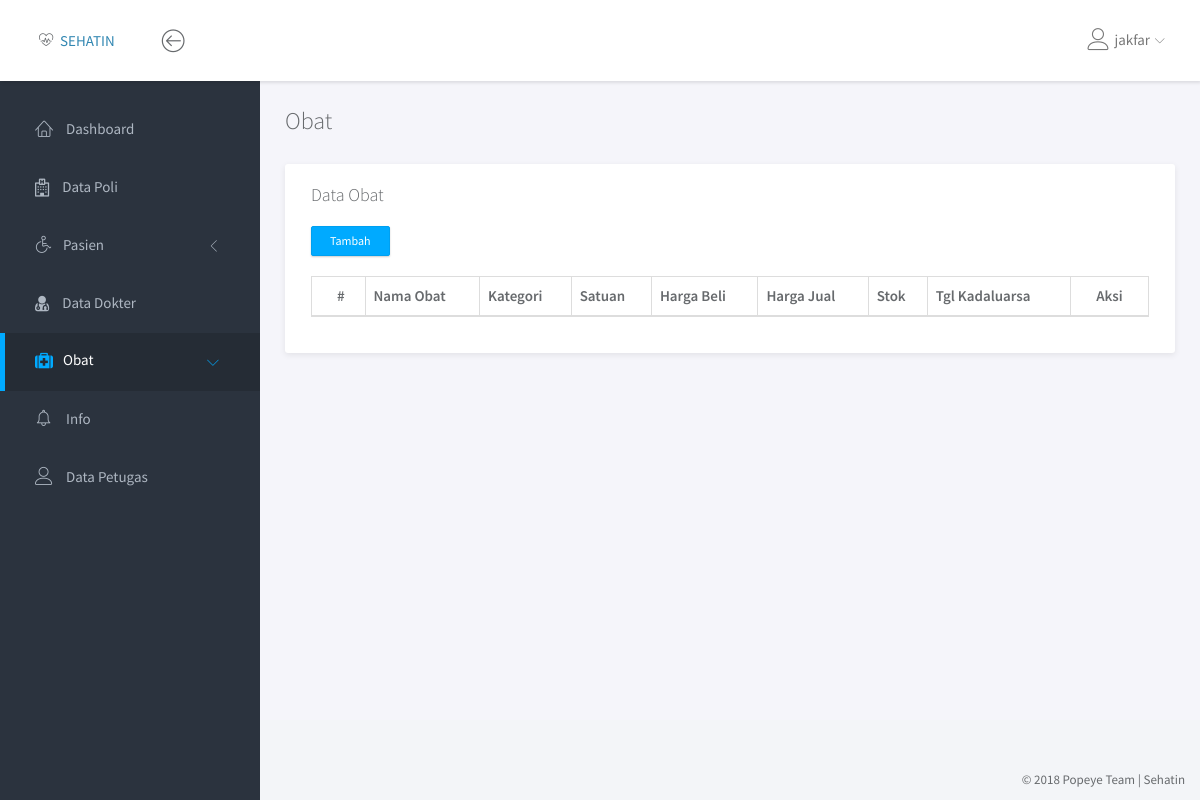
/obat/data_obat.php (signed in), run on an earlier commit of the app's database.
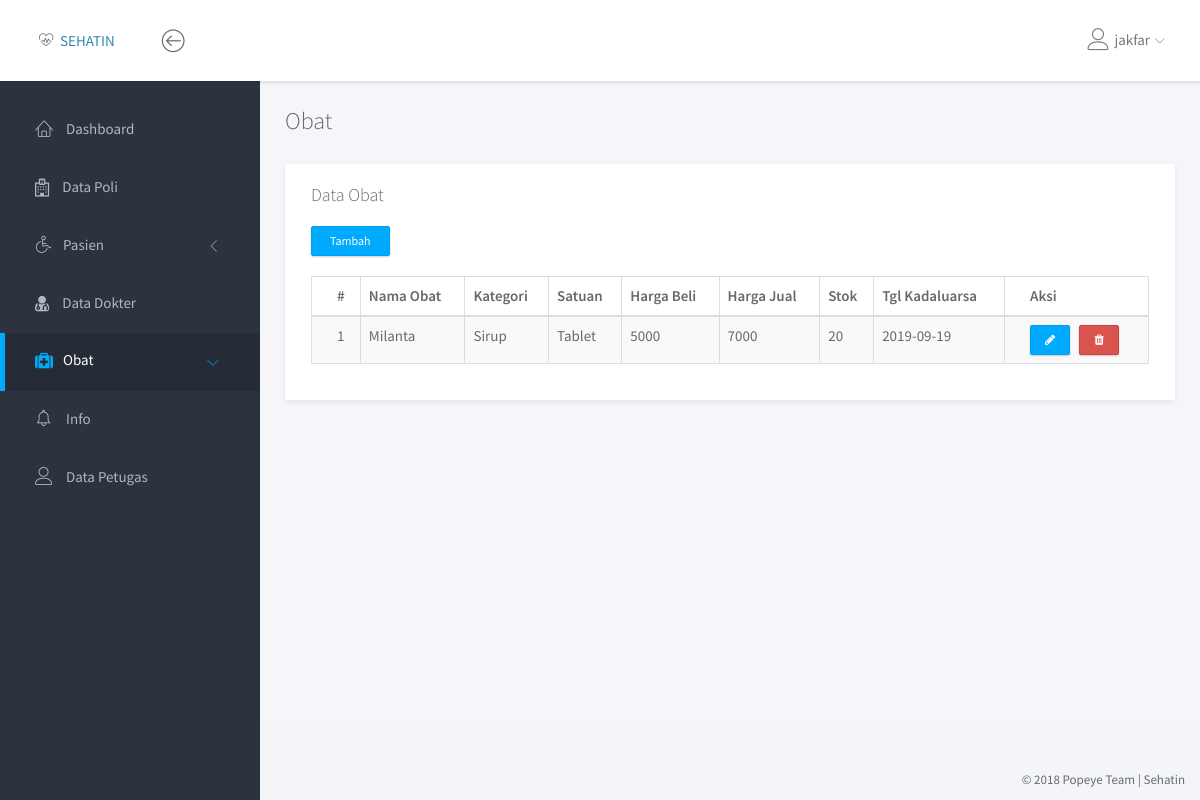
And on a later commit of the database.
### tables this page shows
CREATE TABLE IF NOT EXISTS `obat` (
`id_obat` int(7) NOT NULL,
  `nm_obat` varchar(50) NOT NULL,
  `id_kategori` tinyint(3) NOT NULL,
  `id_satuan` tinyint(3) NOT NULL,
  `harga_beli` int(7) NOT NULL,
  `harga_jual` int(7) NOT NULL,
  `stok` smallint(5) NOT NULL,
  `tgl_kadaluarsa` date NOT NULL,
  `id_petugas` tinyint(3) NOT NULL
);

CREATE TABLE IF NOT EXISTS `kategori_obat` (
`id_kategori` tinyint(3) NOT NULL,
  `kategori` varchar(30) NOT NULL,
  `status` enum('Aktif','Non Aktif') NOT NULL
);

CREATE TABLE IF NOT EXISTS `satuan_obat` (
`id_satuan` tinyint(3) NOT NULL,
  `satuan` varchar(30) NOT NULL,
  `status` enum('Aktif','Non Aktif') NOT NULL
);

### obat/data_obat.php (the view, shortened to what this page needs)
<!doctype html>
<html lang="en">
<head>
	<link rel="stylesheet" href="../assets/vendor/bootstrap/css/bootstrap.min.css">
	<link rel="stylesheet" href="../assets/vendor/font-awesome/css/font-awesome.min.css">
	<link rel="stylesheet" href="../assets/vendor/linearicons/style.css">
	<link rel="stylesheet" href="../assets/vendor/chartist/css/chartist-custom.css">
	<link rel="stylesheet" href="../assets/css/main.css">
</head>
<body>
	<div id="wrapper">
		<?php
			include '../dashboard/navbar.php';
			include '../dashboard/left_sidebar.php';
		 ?>
     <div class="main">
       <div class="main-content">
         <div class="container-fluid">
          <h3 class="page-title">Obat</h3>
          <div class="row">
            <div class="col-md-12">
              <div class="panel">
                <div class="panel-heading">
                  <h4 class="panel-title">Data Obat</h4>
                </div>
                <div class="row">
                  <div class="col-md-12">
                    <a href="tambah_obat.php"> <button type="button" class="btn btn-primary btn-sm" style="margin-left:25px; margin-bottom:10px;">Tambah</button> </a>
                  </div>
                </div>
                <div class="panel-body">
                  <div class="table-responsive">
                    <table class="table table-striped table-hover table-bordered">
                      <thead>
                        <tr>
                          <th>#</th>
                          <th>Nama Obat</th>
                          <th>Kategori</th>
                          <th>Satuan</th>
                          <th>Harga Beli</th>
                          <th>Harga Jual</th>
                          <th>Stok</th>
                          <th>Tgl Kadaluarsa</th>
													<th>Aksi</th>
                        </tr>
                      </thead>
											<tbody>
												<?php
													$q = "SELECT DISTINCT obat.*, kategori, satuan FROM obat INNER JOIN kategori_obat k ON  obat.id_kategori = k.id_kategori INNER JOIN satuan_obat s ON obat.id_satuan = s.id_satuan ORDER BY obat.nm_obat ASC";
													$result = mysqli_query($con, $q);
													$no = 1;
													foreach ($result as $val) {
														echo "<tr>
																		<td>$no</td>
																		<td>$val[nm_obat]</td>
																		<td>$val[kategori]</td>
																		<td>$val[satuan]</td>
																		<td>$val[harga_beli]</td>
																		<td>$val[harga_jual]</td>
																		<td>$val[stok]</td>
																		<td>$val[tgl_kadaluarsa]</td>
																		<td> <a href='edit_obat.php?id_obat=$val[id_obat]' class='btn btn-primary btn-xs' title='Edit'> <i class='fa fa-pencil'></i> </a> &nbsp;
																		<a onclick='return konfirm()' href='hapus_obat.php?id_obat=$val[id_obat]' class='btn btn-danger btn-xs'><i class='fa fa-trash' title='Hapus'></i>
				 														</a>
																		</td>
																	</tr>";
																	$no++;
													}
												 ?>
											</tbody>
                    </table>
                  </div>
                </div>
              </div>
            </div>
          </div>
         </div>
       </div>
     </div>
		 <?php include '../dashboard/footer.php'; ?>
	 </div>
	 </body>
	 </html>

### dashboard/navbar.php (shortened to what this page needs)
<nav class="navbar navbar-default navbar-fixed-top">
	<div class="brand">
		<span class="lnr lnr-heart-pulse"> </span> <a href="dashboard.php">SEHATIN</a>
	</div>
	<div class="container-fluid">
		<div class="navbar-btn">
			<button type="button" class="btn-toggle-fullwidth"><i class="lnr lnr-arrow-left-circle"></i></button>
		</div>
		<div id="navbar-menu">
			<ul class="nav navbar-nav navbar-right">
				<li class="dropdown">
					<a href="#" class="dropdown-toggle" data-toggle="dropdown"><i class="lnr lnr-user"></i> <span> <?php echo $_SESSION['username']; ?> </span> <i class="icon-submenu lnr lnr-chevron-down"></i></a>
				</li>
			</ul>
		</div>
	</div>
</nav>

### dashboard/left_sidebar.php (shortened to what this page needs)
<?php
	$nav = explode('/', $_SERVER['REQUEST_URI']);
	$nav = $nav[count($nav) - 2];
 ?>
<div id="sidebar-nav" class="sidebar">
	<div class="sidebar-scroll">
		<nav>
			<ul class="nav">
				<?php
					if ($_SESSION['level'] == 'Admin') {?>
						<li><a href="../dashboard/dashboard.php" class="<?php echo ($nav == 'dashboard' ? 'active' : '') ?>"><i class="lnr lnr-home"></i> <span>Dashboard</span></a></li>
						<li><a href="../poli/data_poli.php" class="<?php echo ($nav == "poli" ? 'active' : '') ?>"><i class="fa fa-hospital-o"></i> <span>Data Poli</span></a></li>
						<li>
							<a href="#subPages1" data-toggle="collapse" class="collapsed <?php echo ($nav == "pasien" ? 'active' : '') ?>"><i class="lnr lnr-wheelchair"></i><span>Pasien</span><i class="icon-submenu lnr lnr-chevron-left"></i></a>
						</li>
						<li><a href="../dokter/data_dokter.php" class="<?php echo ($nav == "dokter" ? 'active' : '') ?>"><i class="fa fa-user-md"></i> <span>Data Dokter</span></a></li>
						<li>
							<a href="#subPages" data-toggle="collapse" class="<?php echo ($nav == "obat" ? 'active' : '') ?>"><i class="fa fa-medkit"></i><span>Obat</span><i class="icon-submenu lnr lnr-chevron-left"></i></a>
						</li>
						<li><a href="#" class=""><i class="lnr lnr-alarm"></i> <span>Info</span></a></li>
						<li><a href="../petugas/data_petugas.php" class="<?php echo ($nav == "petugas" ? 'active' : '') ?>"><i class="lnr lnr-user"></i> <span>Data Petugas</span></a></li>
				<?php
					}
					elseif ($_SESSION['level'] == 'Kasir') { ?>
				<?php
					}
 				?>
					</ul>
				</nav>
			</div>
		</div>

### dashboard/footer.php
<footer>
			<div class="container-fluid">
				<p class="copyright">&copy; 2018 Popeye Team | Sehatin</p>
			</div>
</footer>

What changed in the data, as far as the page shows it:
added obat: nm_obat "Milanta", id_kategori.kategori "Sirup", id_satuan.satuan "Tablet", harga_beli "5000", harga_jual "7000", stok "20", tgl_kadaluarsa "2019-09-19"
